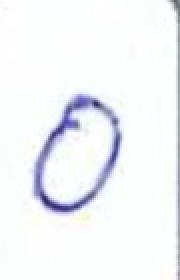
#> input picture 02_Classification_Models/dataset/0/Zero_full (136).jpg, 90 x 140 px (shown 2 times larger); its folder holds only this picture in this run
$ jupyter execute --allow-errors KNN_Digit_Recognition.ipynb
#> lines starting #> are read from the running program, lines starting #| are printed output that depends on the picture
#> `img = Image.open(file_path).convert("L")`:
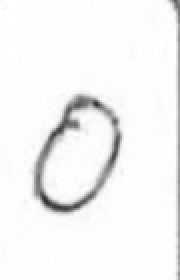
#> img: PIL image 90x140 L (shown 2 times larger); min 47, max 255, mean 243.9
#> `img = img.resize((28, 28))`:
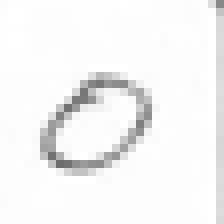
#> img: PIL image 28x28 L (shown 8 times larger); min 109, max 255, mean 244.1
#> `img_array = np.array(img).flatten()`: img_array = 784 values, max 255 at index 15, min 109 at index 567, mean 244.1
#> pass 2 of the loop `for label in range(10):`:
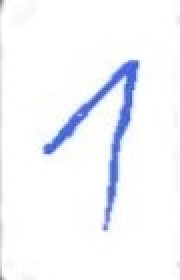
#> input picture 02_Classification_Models/dataset/1/One_full (1277).jpg, 90 x 140 px (shown 2 times larger)
#> `img = Image.open(file_path).convert("L")`:
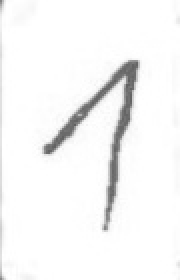
#> img: PIL image 90x140 L (shown 2 times larger); min 95, max 255, mean 246.2
#> `img = img.resize((28, 28))`:
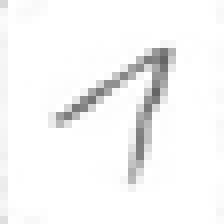
#> img: PIL image 28x28 L (shown 8 times larger); min 101, max 255, mean 246.2
#> img_array = 784 values, max 255 at index 1, min 101 at index 327, mean 246.2
# Project name ---> Handwritten Digit Recognition!

[cell 1]
# importing all nessry libraries
import os
import pandas as pd
import numpy as np
import seaborn as sns
from PIL import Image
import matplotlib.pyplot as plt
from sklearn.neighbors import KNeighborsClassifier
from sklearn.preprocessing import LabelEncoder , StandardScaler
from sklearn.model_selection import train_test_split
from sklearn.metrics import accuracy_score , euclidean_distances , classification_report

### loading dataset from zip file direclty without csv file

[cell 2]
# loading datasets and one version that handles both cases (first run = extract, next run = skip)
import zipfile
import os

zip_path = r"C:\Users\Ravichandran\Downloads\archive (7).zip"   #  zip file path
extract_path ="dataset"
# folder to extract giving name to file
# and i am using this "." becouse if i  run again this will always create a subfolder called dataset
# Note :-  if already extarcted if not dont use
if not os.path.exists(extract_path):
    with zipfile.ZipFile(zip_path, 'r') as zip_ref:
        zip_ref.extractall(extract_path)
    print("Extracted to:", extract_path)

else:
    print(f"Dataset already exists at: {extract_path}")

### Successfuly extarcted dataset from zip files

### Load Images Automatically (No CSV Needed)
#### Converts raw image files into numerical arrays that machine learning algorithms can understand and process
##### 0 → black
##### 25, 20, 8 → very dark gray pixels
##### 128 → medium gray
##### 200 → light gray
##### 252, 253, 254, 255 → almost white pixels

[cell 3]
from PIL import Image
#PIL.Image → library to open and process images (resize, convert to grayscale,
#  and also A library for manipulating, and saving many different image file formats
X = [] # for futures
y = [] # for target

# Loop over each class folder
#> (the rest of this cell did not finish here and is left out)

[cell 4]
# checking how many folders are created (ignore extarnal datsets)
print(os.listdir("dataset")) # inside dataset/

[cell 5]
#  images are flattened (784,), need to reshape them back to 28x28 for visualization:
# Display Sample Images (one image)
import matplotlib.pyplot as plt

# Reshape first image from 784 → 28x28
#> (the rest of this cell did not finish here and is left out)

[cell 6]
# Multiple images using subplots and (shows different shapes)
# Show first 10 images
fig, axes = plt.subplots(2, 5, figsize=(12, 6))
#> (the rest of this cell did not finish here and is left out)

[cell 7]
# To see digit "1 to 9" samples instead of "0":
digit_to_show = 4  # Change  number to (0-9)

# Finding all indices where y equals to  chosen digit
digit_indices = np.where(y == digit_to_show)[0] # Takes FIRST position only ,  like 1st sample of digit 5 , 2nd sample of digit 5

# Show first 10 samples of that digit
fig, axes = plt.subplots(2, 5, figsize=(12, 6))
for i in range(10):
    if i < len(digit_indices):
        idx = digit_indices[i]
        ax = axes[i//5, i%5]
        ax.imshow(X[idx].reshape(28, 28), cmap='gray')
        ax.set_title(f'Label: {y[idx]}')
        ax.axis('off')
plt.suptitle(f'Digit {digit_to_show} Samples')
plt.show()
